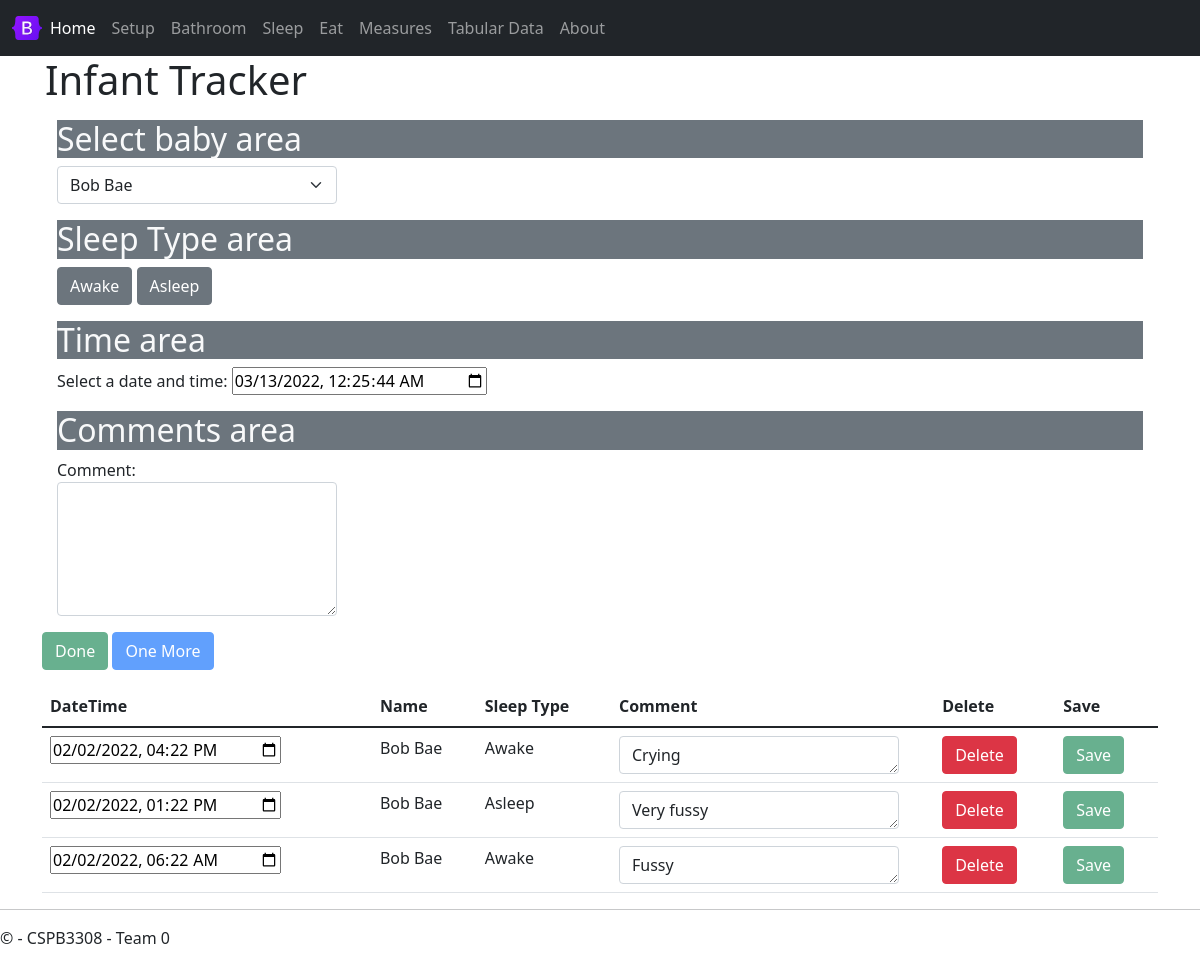
/sleep, run on an earlier commit of the app's database.
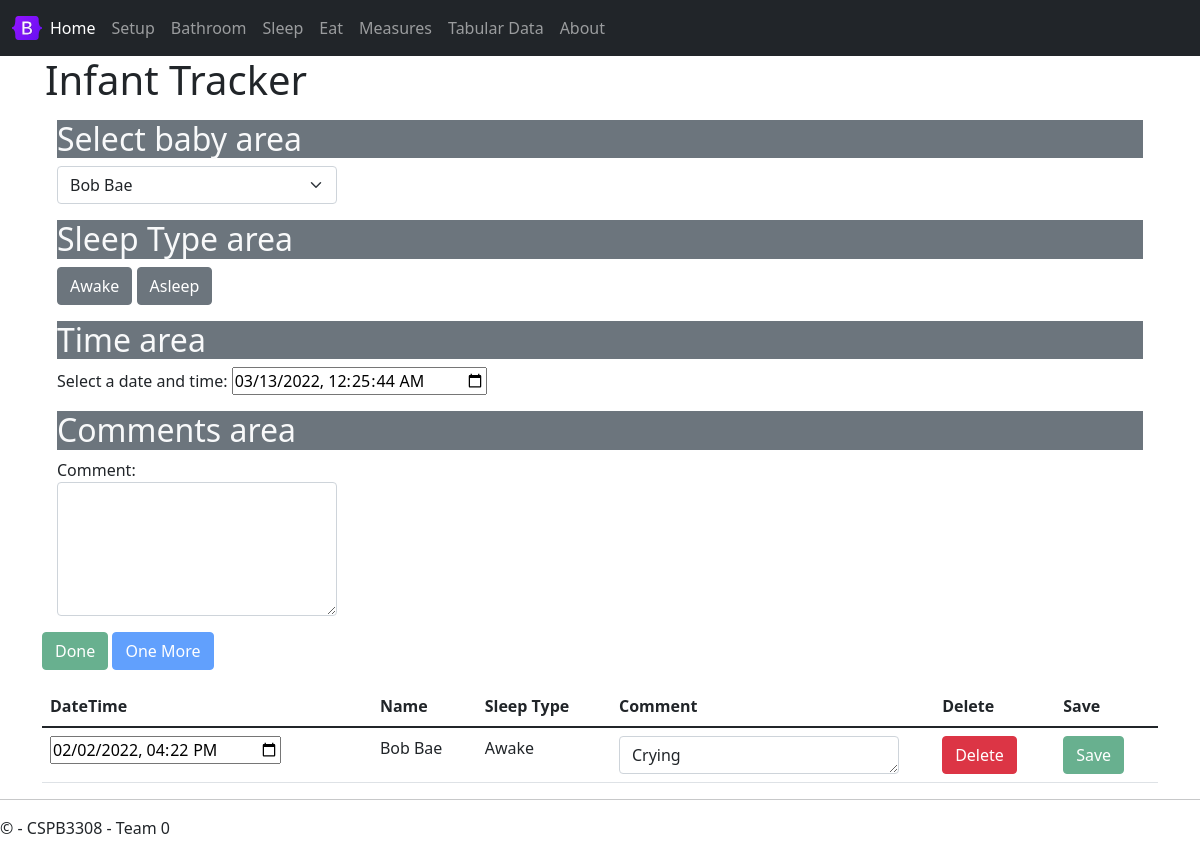
And on a later commit of the database.
### tables this page shows
CREATE TABLE sleep (
sleepEventID INTEGER PRIMARY KEY AUTOINCREMENT,
eventType TEXT DEFAULT "Sleep" NOT NULL,
babyID INTEGER NOT NULL,
sleepType INTEGER NOT NULL,
sleepDateTime TEXT NOT NULL, -- YYYY-MM-DD HH:MM
sleepComment TEXT,
FOREIGN KEY (babyID)
    REFERENCES babies (babyID),
FOREIGN KEY (sleepType)
    REFERENCES sleepType (sleepTypeID)
);

CREATE TABLE sleepType (
sleepTypeID INTEGER PRIMARY KEY AUTOINCREMENT,
sleepTypeName TEXT NOT NULL
);

### source/views.py (the view)
@app.route('/sleep',methods = ['POST', 'GET'])
def sleep():
    if request.method == 'POST':
        result = request.data
        sleep_event = json.loads(result) # creates python dictionary
        if sleep_event['sleepEvent']['deleteFlag'] == True:
            delete_rows('sleep', sleep_event['sleepEvent']['eventId'])
        else:
            sleep_sql_ins(sleep_event['sleepEvent'])             #insert into database
        return  jsonify(""), 200
    else:
        return render_template(
            'sleep.html',
            babies = get_babies(),
            lastBaby = get_last_baby_sleep(),
            recentEvents = sleep_recent_events()
        )

### source/sql_functions.py (called while the page is built)
def get_babies(db_path = "./sqlite3/baby.db"):
    conn = sqlite3.connect(db_path)       #connect to database
    cur = conn.cursor()
    cur.execute("PRAGMA foreign_keys = ON")
    cur.execute("SELECT * FROM babies")
    baby_lst = cur.fetchall()
    conn.close()
    return baby_lst

def get_last_baby_sleep(db_path = "./sqlite3/baby.db"):
    conn = sqlite3.connect(db_path)       #connect to database
    cur = conn.cursor()
    cur.execute("PRAGMA foreign_keys = ON")
    cur.execute("SELECT babyID FROM sleep ORDER BY sleepDateTime DESC LIMIT 1;")
    baby_lst = cur.fetchone()
    babyid = baby_lst[0] #take first tuple
    conn.close()
    return babyid

### source/templates/sleep.html (shortened to what this page needs)
{% extends "layout.html" %}
{% block content %}
<div class="jumbotron">
    <h1>Infant Tracker</h1>
</div>
<div class="container mt-3">
    <h2 class="text-light bg-secondary">Select baby area</h2>
    <div class="d-flex flex-row d-flex">
        <select class="form-select me-3" id="selectBaby" onChange="sleepSelectBaby(this.value)">
            {% for baby in babies %}
                <option value="{{ baby[0] }}">{{ baby[3] }} {{ baby[4] }}</option>
            {% endfor %}
        </select>
    </div>
</div>
<div class="container mt-3">
    <h2 class="text-light bg-secondary">Sleep Type area</h2>
    <button type="button" id="btnAwake" class="btn btn-secondary" onclick="sleepUpdateSleepType(1)">Awake</button>
    <button type="button" id="btnAsleep" class="btn btn-secondary" onclick="sleepUpdateSleepType(2)">Asleep</button>
</div>
<div class="container mt-3">
    <h2 class="text-light bg-secondary">Time area</h2>
    <div class="form-group">
        <label for="inputDateTime">Select a date and time:</label>
        <input type="datetime-local" id="inputDateTime" onChange="sleepUpdateDateTime(this.value)" />
    </div>
</div>
<div class="container mt-3">
    <h2 class="text-light bg-secondary">Comments area</h2>
    <div class="form-group">
        <label for="comment">Comment:</label>
        <textarea class="form-control" rows="5" id="textComment" onChange="sleepUpdateComment(this.value)"></textarea>
    </div>
</div>
</div>
<div class="container mt-3">
    <button type="button" id="btnDone" class="btn btn-success" onClick='sleepAddSleepEvent(true)' disabled>Done</button>
    <button type="button" id="btnOneMore" class="btn btn-primary" onClick='sleepAddSleepEvent(false)' disabled>One More</button>
</div>
<div class="container mt-3">
    <table class="table">
        <thead>
          <tr>
            <th scope="col">DateTime</th>
            <th scope="col">Name</th>
            <th scope="col">Sleep Type</th>
            <th scope="col">Comment</th>
            <th scope="col">Delete</th>
            <th scope="col">Save</th>
          </tr>
        </thead>
        <tbody>
            {% set currEvent = 0 %}
            {% for event in recentEvents %}
                {% set currEvent = event %}
                <tr>
                    <td><input type="datetime-local" value="{{ event[2] }}"/></td>
                    <td>{{ event[1] }}</td>
                    <td>{{ event[3] }}</td>
                    <td><textarea class="form-control" rows="1">{{ event[4] }}</textarea></td>
                    <td><button type="button" class="btn btn-danger" onClick="sleepDeleteSleepEvent({{ event[0]|safe }})">Delete</button></td>
                    <td><button type="button" class="btn btn-success" disabled onClick="sleepSaveSleepEvent({{ event|safe }})">Save</button></td>
                </tr>
            {% endfor %}
        </tbody>
      </table>
</div>
{% endblock %}

What changed in the data, as far as the page shows it:
removed sleep: sleepDateTime "02/02/2022 13:22", event "Bob Bae", sleepTypeName "Asleep", sleepComment "Very fussy"
removed sleep: sleepDateTime "02/02/2022 06:22", event "Bob Bae", sleepTypeName "Awake", sleepComment "Fussy"
